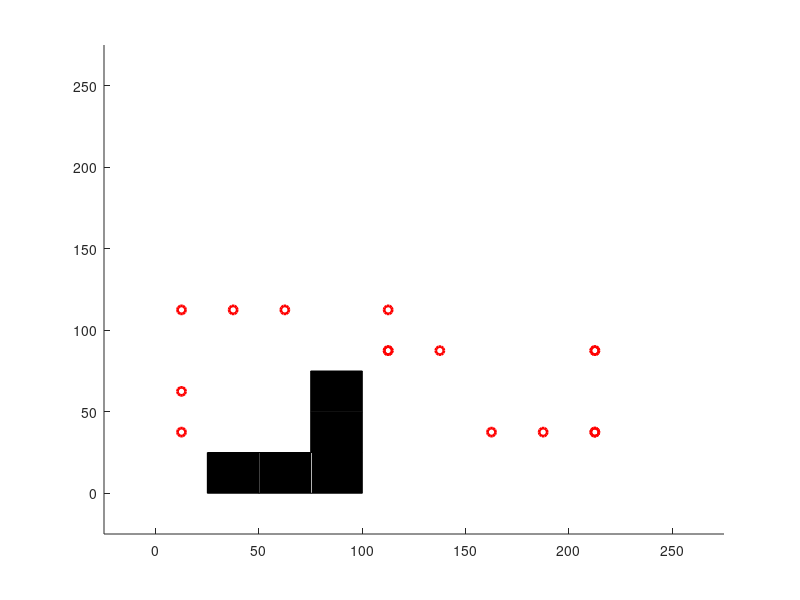

Here is the MATLAB script that generated this plot: (Note: this script raises an error after producing the figure.)
clf
cla
close all;
clc;

%% Variable Setup

addpath('C:\Users\IceFox\Desktop\ERMINE\MATLAB')
addpath('C:\Users\IceFox\Desktop\ERMINE\MATLAB\Robot_PC')
addpath('C:\Users\IceFox\Desktop\ERMINE\MATLAB\Robot_PC\Maps')

% Map Setup
grid_size = [6 10];
grid_w = 25;

sendTime = 0;
stopAwhile = false;
justTurnOneDir = false;
justTurnOneDirCount = 0;
tol_wp = 5;                    
tol_line_width = 12;

cvg_sample_side = [20 20];
fixed_offset = [96.5 -54.5];
starting_grid = [1 2];

% Algorithms
Algorithm = 'square_waypoint';
navigation_mode = 'Point04';

% Time Frame Setup
max_step = 20000;
interval_system_time = 2;
interval_normal_linear_command_send = 30;
interval_rotation_command_send = 15;

% Robot Dynamics Setup
tol_transform = pi/50;
Dy_angv_transform = pi/20;
tol_heading = pi/7;

update_rate_streaming = 1;                      
update_rate_streaming_single_value = 1; 
update_rate_sim = 0.2;

% Serial Communication Setup
Serial_port = 'COM3';
baudrate = 9600;


% Toggle 
is_xbee_on = false;
is_streaming_on = false;

is_calculate_coverage = false;
is_display_coverage_map = false;
is_display_wp = true;
is_display_wp_clearing = true;
is_display_route = true;
is_display_route_clearing = true;
is_display_grid_on = true;
is_print_coverage = false;
is_print_sent_commands = true;
is_print_route_deviation = false;
is_fixed_offset = false;
is_sim_normal_noise_on= true;
is_sim_large_noise_y_on = true;
is_sim_heading_correction = false;
is_streaming_collect_single_values = false;

% Data streaming setup
streaming_max_single_val = 1000;                 % unit: cm
streaming_max_shift_dis = 45;                       % unit: cm 
streaming_max_shift_dis_single_value = 30;    % unit: cm

max_pos_initialize = 10;

% Simulation Setup
sim_noise_normal = 12;                        %unit: cm
sim_noise_large_y_frequency = 0;
sim_noise_large_y = 50;

robot_weight = [1.5 1.5 1.5 1.5];
robot_Form = 2;

%% Variable initialization


heading = [0 0 pi pi];

time_pause = interval_system_time/100;

pos_uwb_offset = [12.5 37.5];
flex_offset = [0 0];
pos_uwb_raw =  zeros(2, max_step);
pos_uwb = zeros(2, max_step);

pos_center = zeros(4, 2, max_step);

%heading = zeros(4, max_step);

Grid_setup = zeros(grid_size(1),  grid_size(2));
Grid_current =  zeros(grid_size(1),  grid_size(2), max_step);
Grid_visited =  zeros(grid_size(1),  grid_size(2), max_step);
robot_Grid = [];

prev_char_command = 'S';
command_count_normal_linear = 0;
command_count_rotation = 0;

Dy_force = zeros(4, 2, max_step);
Dy_a = zeros(4, 2, max_step);
Dy_v = zeros(4, 2, max_step);

is_rotating = false;

Wp = [];

Circle_Wp = [];

Line_Linear_Route = [];

Line_Robot = [];
Line_Robot_area = [];
Line_Border = [];
loc_center = [0 0];

is_transforming = false;

RobotShapes = [0 0 0 0 ;              
                        0 0 pi pi;
                        0 0 0 -pi;
                        -pi 0 0 0;
                        -pi 0 0 -pi;
                        -pi/2 0 pi 0;
                        -pi/2 0 pi pi/2];
       
for idx = 1:3
    RobotShapes = [RobotShapes; RobotShapes + pi/2*idx];
end
                    
%                                    Robot Shapes
%   =====================================
%         s01     s02      s03     s04      s05        s06       s07
%   -----------------------------------------------------------------
%
%          4                  4 3       4
%          3       2 3       2         3       4 3        2 3 4     2 3
%          2       1 4       1       1 2         2 1        1           1 4
%          1                      
%
%         s08           s010         s11        s12       s13      s14
%   -----------------------------------------------------------------
%
%                        1 2 4        1              4         2            2
%       1 2 3 4            3         2 3 4      2 3      1 3         1 3
%                                                     1           4         4
%  

Char_command_array_linear = ['R', 'F', 'L', 'B'];
Char_command_array_linear_adjustment =  ['r', 'f', 'l', 'b'];
heading_command_compensate = 0;

char_command = '';
Cvg = [];
count_cvg_point = 0;
cvg_sample_w = grid_w*[grid_size(1)/cvg_sample_side(1) grid_size(2)/cvg_sample_side(2)];
grid_dhw = sqrt(2) / 2 * grid_w;

count_pos_initialize = 0;
is_pos_initialized = false;
pos_initial = [];
valid_angle = 0;
heading_angle = 0;
turncheck = false;
start_sending = false;

if (is_xbee_on)
    delete(instrfindall);
    arduino = serial(Serial_port,'BaudRate',baudrate);
    fopen(arduino);
    
    % TO CHANGE!
    writedata = char('2');
    fwrite(arduino,writedata,'char');
end

for idxx = 1:(cvg_sample_side(1)+1)
    for idxy = 1:(cvg_sample_side(2)+1)
        Cvg = [Cvg; cvg_sample_w(1)*(idxx-1) cvg_sample_w(2)*(idxy-1) 0];
    end
end

%% Waypoint Generation

if (strcmp(navigation_mode,'Line'))
    wp_current = 1;
    disp('Generating robot routes...')
    for idx = 1: grid_size(1)-2
        if (mod(idx, 4) == 1)
            if (idx == 1)
                Wp = [Wp; 0.5*grid_w  (idx+0.5)*grid_w 2 1];
            else
                Wp = [Wp; 0.5*grid_w  (idx+floor(idx/2)+0.5)*grid_w 2 0];
            end
        end
        if (mod(idx, 4) == 2)
            Wp = [Wp; (grid_size(2) - 1.5)*grid_w  (idx+floor(idx/2)-1.5)*grid_w 2 0];
        end
        if (mod(idx, 4) == 3)
            if (idx == 7)
                Wp = [Wp; (grid_size(2) - 1.5)*grid_w (idx+floor(idx/2)-0.5)*grid_w 2 0];
            else
                Wp = [Wp; (grid_size(2) - 1.5)*grid_w (idx+floor(idx/2)-0.5)*grid_w 1 0];
            end
        end
        if (mod(idx, 4) == 0)
            if (idx == 8)
                Wp = [Wp; 0.5*grid_w  (idx+floor(idx/2)-2.5)*grid_w 2 0];
            else
                 Wp = [Wp; 0.5*grid_w  (idx+floor(idx/2)-2.5)*grid_w 1 0];
            end
        end
    end
elseif (strcmp(navigation_mode,'Point'))
    disp('Generating waypoints...')
    wp_current = 1;
    for idx = 1: grid_size(1)-2
         if (mod(idx, 4) == 1)
            if (idx == 1)
                Wp = [Wp; 0.5*grid_w  (idx+0.5)*grid_w 2 1];
                Wp = [Wp; (0.5+(grid_size(2)-2)*1/4.0)*grid_w  (idx+0.5)*grid_w 2 0];
                Wp = [Wp; (0.5+(grid_size(2)-2)*2/4.0)*grid_w  (idx+0.5)*grid_w 2 0];
                Wp = [Wp; (0.5+(grid_size(2)-2)*3/4.0)*grid_w  (idx+0.5)*grid_w 2 0];
            else
                Wp = [Wp; 0.5*grid_w  (idx+floor(idx/2)+0.5)*grid_w 2 0];
     
                Wp = [Wp; (0.5+(grid_size(2)-2)*1/4.0)*grid_w  (idx+2.5)*grid_w 2 0];
                Wp = [Wp; (0.5+(grid_size(2)-2)*2/4.0)*grid_w  (idx+2.5)*grid_w 2 0];
                Wp = [Wp; (0.5+(grid_size(2)-2)*3/4.0)*grid_w  (idx+2.5)*grid_w 2 0];
            end
        end
        if (mod(idx, 4) == 2)
            Wp = [Wp; (grid_size(2) - 1.5)*grid_w  (idx+floor(idx/2)-1.5)*grid_w 2 0];
        end
        if (mod(idx, 4) == 3)
            if (idx == 7)
                
                Wp = [Wp; (grid_size(2) - 1.5)*grid_w (idx+floor(idx/2)-0.5)*grid_w 2 0];
                Wp = [Wp; (grid_size(2) - 1.5 - (grid_size(2)-2)*1/4.0)*grid_w (idx+floor(idx/2)-0.5)*grid_w 2 0];
                Wp = [Wp; (grid_size(2) - 1.5 - (grid_size(2)-2)*2/4.0)*grid_w (idx+floor(idx/2)-0.5)*grid_w 2 0];
                Wp = [Wp; (grid_size(2) - 1.5 - (grid_size(2)-2)*3/4.0)*grid_w (idx+floor(idx/2)-0.5)*grid_w 2 0];
            else
                Wp = [Wp; (grid_size(2) - 1.5)*grid_w (idx+floor(idx/2)-0.5)*grid_w 1 0];
                Wp = [Wp; (grid_size(2) - 1.5 - (grid_size(2)-2)*1/4.0)*grid_w (idx+floor(idx/2)-0.5)*grid_w 1 0];
                Wp = [Wp; (grid_size(2) - 1.5 - (grid_size(2)-2)*2/4.0)*grid_w (idx+floor(idx/2)-0.5)*grid_w 1 0];
                Wp = [Wp; (grid_size(2) - 1.5 - (grid_size(2)-2)*3/4.0)*grid_w (idx+floor(idx/2)-0.5)*grid_w 1 0];
            end
        end
        if (mod(idx, 4) == 0)
            if (idx == 8)
                Wp = [Wp; 0.5*grid_w  (idx+floor(idx/2)-2.5)*grid_w 2 0];
            else
                 Wp = [Wp; 0.5*grid_w  (idx+floor(idx/2)-2.5)*grid_w 1 0];
            end
        end
    end
elseif (strcmp(navigation_mode,'Point02'))
    disp('Generating waypoints...')
    wp_current = 1;
    for idx = 1: grid_size(1)-2
         if (mod(idx, 4) == 1)
            if (idx == 1)
                Wp = [Wp; 0.5*grid_w  (idx+0.5)*grid_w 2 1];
                Wp = [Wp; (0.5+(grid_size(2)-2)*1/4.0)*grid_w  (idx+0.5)*grid_w 2 0];
                Wp = [Wp; (0.5+(grid_size(2)-2)*2/4.0)*grid_w  (idx+0.5)*grid_w 2 0];
                Wp = [Wp; (0.5+(grid_size(2)-2)*3/4.0)*grid_w  (idx+0.5)*grid_w 2 0];
            else
                Wp = [Wp; 0.5*grid_w  (idx+floor(idx/2)+0.5)*grid_w 2 0];
     
                Wp = [Wp; (0.5+(grid_size(2)-2)*1/4.0)*grid_w  (idx+2.5)*grid_w 2 0];
                Wp = [Wp; (0.5+(grid_size(2)-2)*2/4.0)*grid_w  (idx+2.5)*grid_w 2 0];
                Wp = [Wp; (0.5+(grid_size(2)-2)*3/4.0)*grid_w  (idx+2.5)*grid_w 2 0];
            end
        end
        if (mod(idx, 4) == 2)
            Wp = [Wp; (grid_size(2) - 1.5)*grid_w  (idx+floor(idx/2)-1.5)*grid_w 2 0];
        end
        if (mod(idx, 4) == 3)
            if (idx == 7)
                
                Wp = [Wp; (grid_size(2) - 1.5)*grid_w (idx+floor(idx/2)-0.5)*grid_w 2 0];
                Wp = [Wp; (grid_size(2) - 1.5 - (grid_size(2)-2)*1/4.0)*grid_w (idx+floor(idx/2)-0.5)*grid_w 2 0];
                Wp = [Wp; (grid_size(2) - 1.5 - (grid_size(2)-2)*2/4.0)*grid_w (idx+floor(idx/2)-0.5)*grid_w 2 0];
                Wp = [Wp; (grid_size(2) - 1.5 - (grid_size(2)-2)*3/4.0)*grid_w (idx+floor(idx/2)-0.5)*grid_w 2 0];
            else
                Wp = [Wp; (grid_size(2) - 1.5)*grid_w (idx+floor(idx/2)-0.5)*grid_w 1 0];
                Wp = [Wp; (grid_size(2) - 1.5 - (grid_size(2)-2)*1/4.0)*grid_w (idx+floor(idx/2)-0.5)*grid_w 1 0];
                Wp = [Wp; (grid_size(2) - 1.5 - (grid_size(2)-2)*2/4.0)*grid_w (idx+floor(idx/2)-0.5)*grid_w 1 0];
                Wp = [Wp; (grid_size(2) - 1.5 - (grid_size(2)-2)*3/4.0)*grid_w (idx+floor(idx/2)-0.5)*grid_w 1 0];
            end
        end
        if (mod(idx, 4) == 0)
            if (idx == 8)
                Wp = [Wp; 0.5*grid_w  (idx+floor(idx/2)-2.5)*grid_w 2 0];
            else
                 Wp = [Wp; 0.5*grid_w  (idx+floor(idx/2)-2.5)*grid_w 1 0];
            end
        end
    end
 elseif (strcmp(navigation_mode,'Point03'))
    disp('Generating waypoints...')
    wp_current = 1;
    for idx = 1: grid_size(1)-2
        
            if (idx == 1)
                Wp = [Wp; 0.5*grid_w  1.5*grid_w 2 1];
                Wp = [Wp; 2.5*grid_w  1.5*grid_w 2 0];
                Wp = [Wp; 4.5*grid_w  1.5*grid_w 2 0];
                Wp = [Wp; 6.5*grid_w  1.5*grid_w 2 0];
                Wp = [Wp; 8.5*grid_w  1.5*grid_w 2 0];
            elseif (idx == 2)
                Wp = [Wp; 8.5*grid_w  3.5*grid_w 1 0];
            elseif (idx == 3)
                Wp = [Wp; 8.5*grid_w  3.5*grid_w 1 0];
                Wp = [Wp; 7.5*grid_w  3.5*grid_w 1 0];
                Wp = [Wp; 6.5*grid_w  3.5*grid_w 3 0];
                Wp = [Wp; 4.5*grid_w  3.5*grid_w 3 0];
            elseif (idx == 4)   
                Wp = [Wp; 2.5*grid_w  3.5*grid_w 3 0];  
                Wp = [Wp; 0.5*grid_w  3.5*grid_w 3 0];  
            elseif (idx == 5)
                Wp = [Wp; 0.5*grid_w  3.5*grid_w 3 0];
                Wp = [Wp; 2.5*grid_w  3.5*grid_w 3 0];
                Wp = [Wp; 4.5*grid_w  3.5*grid_w 3 0];
                Wp = [Wp; 4.5*grid_w  3.5*grid_w 2 0];
                Wp = [Wp; 4.5*grid_w  7.5*grid_w 2 0];
                Wp = [Wp; 2.5*grid_w  7.5*grid_w 2 0];
                Wp = [Wp; 0.5*grid_w  7.5*grid_w 2 0];
                Wp = [Wp; 2.5*grid_w  7.5*grid_w 2 0];
                Wp = [Wp; 4.5*grid_w  7.5*grid_w 2 0];
                Wp = [Wp; 6.5*grid_w  7.5*grid_w 2 0];
                Wp = [Wp; 8.5*grid_w  7.5*grid_w 2 0];
            end
    end
elseif (strcmp(navigation_mode,'Point04'))
    disp('Generating waypoints...')
    wp_current = 1;
    starting_grid = [5 6];
    pos_uwb_offset = [25*4+12.5 25+12.5];
                
        Wp = [Wp; 4.5*grid_w  1.5*grid_w 2 1];
        Wp = [Wp; 6.5*grid_w  1.5*grid_w 2 0];
        Wp = [Wp; 8.5*grid_w  1.5*grid_w 2 0];
        Wp = [Wp; 7.5*grid_w  1.5*grid_w 1 0];
        Wp = [Wp; 8.5*grid_w  1.5*grid_w 1 0];
        Wp = [Wp; 8.5*grid_w  3.5*grid_w 1 0];
        Wp = [Wp; 8.5*grid_w  3.5*grid_w 1 0];
        Wp = [Wp; 5.5*grid_w  3.5*grid_w 1 0];
        Wp = [Wp; 4.5*grid_w  3.5*grid_w 1 0];  
        Wp = [Wp; 4.5*grid_w  3.5*grid_w 3 0];  
        Wp = [Wp; 4.5*grid_w  4.5*grid_w 3 0];
        Wp = [Wp; 2.5*grid_w  4.5*grid_w 3 0];
        Wp = [Wp; 1.5*grid_w  4.5*grid_w 3 0];
        Wp = [Wp; 0.5*grid_w  4.5*grid_w 3 0];
        Wp = [Wp; 0.5*grid_w  2.5*grid_w 11 0];
        Wp = [Wp; 0.5*grid_w  1.5*grid_w 11 0];
        
        
    Map_obs = [0 0; 2 1; 3 1; 4 1; 4 2; 4 3];
else
    disp('Navigation method is invalid.')
    disp('Terminating Matlab script...')
    return
end

%% DRAW MAP
figure(1)
axis([-grid_w grid_w*(grid_size(2)+1) -grid_w grid_w*(10+1)])
hold on

 % Draw Waypoints
if (is_display_wp)
    for idx = 1: size(Wp,1)
        Circle_Wp(idx) = plot(Wp(idx, 1), Wp(idx, 2),'Color', 'r', 'LineWidth', 2, 'Marker', 'o');
    end
end
txt_endLine_2 = [0 0];
txt_endLine_2_last = [0 0];

txt_endLine_1 = [0 0];
txt_endLine_1_last = [0 0];

pos_uwb_1 = [0; 0];

        for idxobs = 2:size(Map_obs,1)
                Obstacles = rectangle('Position', [grid_w*(Map_obs(idxobs, :) - [1 1]), grid_w grid_w], ...
                                                'FaceColor', [0 0 0]);
        end
%% Square Waypoint  (SW)
tic
if ( strcmp( Algorithm, 'square_waypoint'))
    
    % Algorithm Setup
    occup_start = [2 1; 1 1; 1 2; 2 2];
    
    for idx = 1: 4
        Grid_current( occup_start( idx, 1), occup_start( idx, 2), 1) = idx ;
        Grid_visited( occup_start( idx, 1), occup_start( idx, 2), 1) = 1;
    end 
    pos_uwb_raw(:, 1) = pos_uwb_offset;
    pos_uwb(:, 1) = pos_uwb_raw(:, 1);

    % Algorithm Main Loop
    for step = 1:max_step
        
        % Pause function
        pause(time_pause);
           
        % streaming input
        if (is_streaming_on)
           
            fid = fopen('C:\Marvelmind\dashboard\logs\TestLog.txt','rt');
            txt_Streaming = textscan(fid, '%f %f %f %f %f %f %f %f %f %f %f %f %f %f %f', 'delimiter', ',','collectoutput',true...
                  , 'HeaderLines', 3);
            txt_Streaming=txt_Streaming{1};
            fclose(fid);
            txt_rows=size(txt_Streaming,1);
            if  (txt_Streaming(end, 4) == 13)
                txt_endLine_2 = txt_Streaming(end, 5:6);
            end
            if (txt_Streaming(end, 4) == 2)
                txt_endLine_1 = txt_Streaming(end, 5:6);
            end
            
            if (is_fixed_offset) 
                txt_endLine_2 = txt_endLine_2*100 + fixed_offset;
                txt_endLine_1 = txt_endLine_1*100 + fixed_offset;
            else
                txt_endLine_2 = txt_endLine_2*100 + flex_offset;
                txt_endLine_1 = txt_endLine_1*100 + flex_offset;
            end
            valid_angle = 0;
            % Initialize starting position
            if (~is_pos_initialized && (txt_endLine_2(1) ~= 0 &&  ~isnan(txt_endLine_2(1))  &&  txt_endLine_2(2) ~= 0 &&  ~isnan(txt_endLine_2(2))))
                if (txt_endLine_2(1) < streaming_max_single_val && txt_endLine_2(2) < streaming_max_single_val)
                    count_pos_initialize = count_pos_initialize + 1;
                    pos_initial = [pos_initial; txt_endLine_2];
                    if count_pos_initialize >= max_pos_initialize
                        txt_endLine_2_last = mean(pos_initial);
                        is_pos_initialized = true;
                        disp(['Position initialized at x:',  num2str(txt_endLine_2_last(1)), '; y:', num2str(txt_endLine_2_last(2))]);
                        flex_offset = (starting_grid - [0.5 0.5])* grid_w - txt_endLine_2_last;
                        %pos_uwb_offset = txt_endLine_last - starting_grid * grid_w;
                        txt_endLine_2_last = starting_grid * grid_w;
                        txt_endLine_1_last = txt_endLine_2_last - [0 0.25];
                    end
                    pos_uwb(:, step+1) = pos_uwb(:, step);
                end
            elseif  (is_pos_initialized)
                % Streaming with Dashboard data
                if (~is_streaming_collect_single_values && txt_endLine_1(1) ~= 0 &&  ~isnan(txt_endLine_1(1))  &&  txt_endLine_1(2) ~= 0 &&  ~isnan(txt_endLine_1(2)) )
                    if (norm(txt_endLine_1))< 300
                     txt_endLine_1_last = txt_endLine_1;
                     pos_uwb_1 = (1 - update_rate_streaming) * pos_uwb_1 + update_rate_streaming * txt_endLine_1_last.' ;
                    end
                end
                if (~is_streaming_collect_single_values && txt_endLine_2(1) ~= 0 &&  ~isnan(txt_endLine_2(1))  &&  txt_endLine_2(2) ~= 0 &&  ~isnan(txt_endLine_2(2)) )
                    if (txt_endLine_2_last(1) ~= txt_endLine_2(1) || txt_endLine_2_last(2) ~= txt_endLine_2(2)) 
                        if norm(txt_endLine_2_last - txt_endLine_2) < streaming_max_shift_dis
                            line([txt_endLine_2_last(1) txt_endLine_2(1)], [txt_endLine_2_last(2) txt_endLine_2(2)]);
                            txt_endLine_2_last = txt_endLine_2;
                            pos_uwb(:, step+1) = (1 - update_rate_streaming) * pos_uwb(:, step) + update_rate_streaming * txt_endLine_2_last.' ;
                        else
                            pos_uwb(:, step+1) = pos_uwb(:, step);
                        end
                    else
                        pos_uwb(:, step+1) = pos_uwb(:, step);
                    end
                % Single value allowed for data streaming at higher frequency
                
                else
                    pos_uwb(:, step+1) = pos_uwb(:, step);
                end
            else
                pos_uwb(:, step+1) = pos_uwb(:, step);
            end
        end
        
        % Grid Location
        robot_Grid = [floor(pos_uwb(1, step)/grid_w) floor(pos_uwb(2, step)/grid_w)];
        
        % Waypoint clearing
        if(norm(pos_uwb(:, step).' - Wp(wp_current, 1:2)) < tol_wp )
            if (is_display_wp && is_display_wp_clearing)
                delete(Circle_Wp(wp_current));
            end
            wp_current = wp_current + 1;
            % Break condition
            if wp_current > size(Wp,1)
                break;
            end
            heading_command_compensate = floor((Wp(wp_current, 3)-1)/7);
        end
        
        % Transformation
        is_require_transform = false;
        for rbtidx = 1:4
            if abs(heading(rbtidx) - RobotShapes(Wp(wp_current, 3),rbtidx)) > tol_transform
                is_require_transform = true;
            end
        end
        
        if (robot_Form ~= Wp(wp_current, 3) && is_require_transform)
            if (command_count_rotation >= interval_rotation_command_send)
                is_transforming = true;
                turncheck = true;
                if (is_xbee_on)
                    writedata = char(num2str(Wp(wp_current, 3)));
                    fwrite(arduino,writedata,'char');
                    fwrite(arduino,writedata,'char');
                end
                prev_char_command = char(num2str(Wp(wp_current, 3)));
                if (is_print_sent_commands) 
                    disp(['Time:', num2str(round(toc,2)), 's; Command Sent: ''' , num2str(Wp(wp_current, 3)), ''''])
                end
                if (robot_Form == 2 && Wp(wp_current, 3) == 1)
                    justTurnOneDir = true;
                end
                command_count_rotation = 0;
                sendTime = toc;
            else
                command_count_rotation = command_count_rotation + 1;
            end
        else
            robot_Form = Wp(wp_current, 3);
            is_transforming = false;
        end
            
        % Robot Motion
        if (~is_pos_initialized && is_streaming_on)
            pos_uwb(:, step+1) = pos_uwb(:, step);
        elseif (is_transforming)
            heading = robotTransformation(Wp(wp_current, 3), heading, RobotShapes, tol_transform, Dy_angv_transform);
            pos_uwb(:, step+1) = pos_uwb(:, step);
        elseif (heading(2) > tol_heading && is_sim_heading_correction ) 
            [Dy_v(:, :, step), heading] = robotMovement('l', heading, 0);
            pos_uwb(:, step+1) = pos_uwb(:, step);
        elseif (heading(2) < - tol_heading && is_sim_heading_correction) 
            [Dy_v(:, :, step), heading]  = robotMovement('r', heading, 0);
            pos_uwb(:, step+1) = pos_uwb(:, step);
        else
            % Waypoint navigation
            if (strcmp(navigation_mode,'Point') || strcmp(navigation_mode,'Point02') || strcmp(navigation_mode,'Point03')|| strcmp(navigation_mode,'Point04') || strcmp(navigation_mode,'Point05'))

                %if (valid_angle == 2)
                   if (~isnan(heading_angle))
                       heading_angle = 0.2 * heading_angle + 0.8 *atan((pos_uwb(1, step+1)-pos_uwb_1(1))/(pos_uwb(2, step+1)-pos_uwb_1(2)))*180/pi;
                   else
                       heading_angle = atan((pos_uwb(1, step+1)-pos_uwb_1(1))/(pos_uwb(2, step+1)-pos_uwb_1(2)))*180/pi;
                   end
                %end
                %disp(['a1:', num2str(pos_uwb(1, step+1)), ' a2', num2str(pos_uwb(2, step+1)), ' b1:', num2str(pos_uwb_1(1)), ' b2:', num2str(pos_uwb_1(2))]);
                %disp(['HA:', num2str(heading_angle)]);
                %if(~start_sending)
                %   disp(['HA:', num2str(heading_angle)]);
                %end
                
                if ( ~start_sending  && heading_angle < 24 &&  heading_angle > -24)
                    start_sending = true;
                end
                
                if ( turncheck &&  heading_angle < 16 &&  heading_angle > -8)
                    turncheck = false;
                end

                if (justTurnOneDir)
                    if (heading_angle < 15 &&  heading_angle > -15)
                        char_command = 'S';
                        if (justTurnOneDirCount >= 3)
                            justTurnOneDirCount = 0;
                            justTurnOneDir = false;
                        else
                        justTurnOneDirCount = justTurnOneDirCount+1; 
                        end
                    else
                        char_command = 'P';
                    end
                elseif( stopAwhile && heading_angle < 16 &&  heading_angle > -15)
                    char_command = 'S';
                    stopAwhile = false;
                elseif ( heading_angle > 16)
                    char_command = 'P';
                    stopAwhile = true;
                elseif ( heading_angle < -15)
                    char_command = 'O';
                    stopAwhile = true;
                elseif( ~turncheck && ~stopAwhile && heading_angle < 16 &&  heading_angle > -15)
                    if norm(pos_uwb(:, step).' - Wp(wp_current, 1:2)) < tol_wp + 0
                        if abs(Wp(wp_current, 1) - pos_uwb(1,step)) > abs(Wp(wp_current, 2) - pos_uwb(2,step)) 
                            if Wp(wp_current, 1) - pos_uwb(1,step) > 0
                                char_command = Char_command_array_linear_adjustment(1+mod(heading_command_compensate,4));  
                            else
                                char_command = Char_command_array_linear_adjustment(1+mod(heading_command_compensate+2,4));
                            end
                        else
                            if Wp(wp_current, 2) - pos_uwb(2,step) > 0
                                char_command = Char_command_array_linear_adjustment(1+mod(heading_command_compensate+1,4));
                            else
                                char_command = Char_command_array_linear_adjustment(1+mod(heading_command_compensate+3,4));
                            end
                        end
                   elseif abs(Wp(wp_current, 1) - pos_uwb(1,step)) > abs(Wp(wp_current, 2) - pos_uwb(2,step)) 
                        if Wp(wp_current, 1) - pos_uwb(1,step) > 0
                            char_command = Char_command_array_linear(1+mod(heading_command_compensate,4));  
                        else
                            char_command = Char_command_array_linear(1+mod(heading_command_compensate+2,4));
                        end
                    else
                        if Wp(wp_current, 2) - pos_uwb(2,step) > 0
                            char_command = Char_command_array_linear(1+mod(heading_command_compensate+1,4));
                        else
                            char_command = Char_command_array_linear(1+mod(heading_command_compensate+3,4));
                        end
                    end
                end
                if (~is_streaming_on)
                     if norm(pos_uwb(:, step).' - Wp(wp_current, 1:2)) < tol_wp + 0
                        if abs(Wp(wp_current, 1) - pos_uwb(1,step)) > abs(Wp(wp_current, 2) - pos_uwb(2,step)) 
                            if Wp(wp_current, 1) - pos_uwb(1,step) > 0
                                char_command = Char_command_array_linear_adjustment(1+mod(heading_command_compensate,4));  
                            else
                                char_command = Char_command_array_linear_adjustment(1+mod(heading_command_compensate+2,4));
                            end
                        else
                            if Wp(wp_current, 2) - pos_uwb(2,step) > 0
                                char_command = Char_command_array_linear_adjustment(1+mod(heading_command_compensate+1,4));
                            else
                                char_command = Char_command_array_linear_adjustment(1+mod(heading_command_compensate+3,4));
                            end
                        end
                   elseif abs(Wp(wp_current, 1) - pos_uwb(1,step)) > abs(Wp(wp_current, 2) - pos_uwb(2,step)) 
                        if Wp(wp_current, 1) - pos_uwb(1,step) > 0
                            char_command = Char_command_array_linear(1+mod(heading_command_compensate,4));  
                        else
                            char_command = Char_command_array_linear(1+mod(heading_command_compensate+2,4));
                        end
                    else
                        if Wp(wp_current, 2) - pos_uwb(2,step) > 0
                            char_command = Char_command_array_linear(1+mod(heading_command_compensate+1,4));
                        else
                            char_command = Char_command_array_linear(1+mod(heading_command_compensate+3,4));
                        end
                    end
                end
            % Line navigation
            elseif (strcmp(navigation_mode,'Line'))
                if (Wp(wp_current, 4) == 1)
                    if abs(Wp(wp_current, 1) - pos_uwb(1,step)) > abs(Wp(wp_current, 2) - pos_uwb(2,step)) 
                        if Wp(wp_current, 1) - pos_uwb(1,step) > 0
                            char_command = Char_command_array_linear(1+mod(heading_command_compensate,4));  
                        else
                            char_command = Char_command_array_linear(1+mod(heading_command_compensate+2,4));
                        end
                    else
                        if Wp(wp_current, 2) - pos_uwb(2,step) > 0
                            char_command = Char_command_array_linear(1+mod(heading_command_compensate+1,4));
                        else
                            char_command = Char_command_array_linear(1+mod(heading_command_compensate+3,4));
                        end
                    end
                else
                    route_deviation = Dis_point_line([pos_uwb(: , step).' 0], [Wp(wp_current, 1:2) 0], [Wp(wp_current-1, 1:2) 0]) - tol_line_width;
                    if  (route_deviation < 0)
                        if abs(Wp(wp_current, 1) - pos_uwb(1,step)) > abs(Wp(wp_current, 2) - pos_uwb(2,step)) 
                            if Wp(wp_current, 1) - pos_uwb(1,step) > 0
                                char_command = Char_command_array_linear(1+mod(heading_command_compensate,4));  
                            else
                                char_command = Char_command_array_linear(1+mod(heading_command_compensate+2,4));
                            end
                        else
                            if Wp(wp_current, 2) - pos_uwb(2,step) > 0
                                char_command = Char_command_array_linear(1+mod(heading_command_compensate+1,4));
                            else
                                char_command = Char_command_array_linear(1+mod(heading_command_compensate+3,4));
                            end
                        end
                    else
                        if (is_print_route_deviation)
                            disp(['Time:', num2str(round(toc,2)), 's; Grid: (', num2str(robot_Grid(1)), ',' num2str(robot_Grid(2)), ...
                                    '); Track deviation: ', num2str(round(route_deviation,2)), 'cm.' ]);
                        end
                        
                        closest_point_to_track = closestPoint(pos_uwb(:,step).', Wp(wp_current-1, 1:2), Wp(wp_current, 1:2));

                        if abs(closest_point_to_track(1) - pos_uwb(1,step)) > abs(closest_point_to_track(2) - pos_uwb(2,step)) 
                            if closest_point_to_track(1) - pos_uwb(1,step) > 0
                                char_command = Char_command_array_linear_adjustment(1+mod(heading_command_compensate,4));  
                            else
                                char_command = Char_command_array_linear_adjustment(1+mod(heading_command_compensate+2,4));
                            end
                        else
                            if closest_point_to_track(2) - pos_uwb(2,step) > 0
                                char_command = Char_command_array_linear_adjustment(1+mod(heading_command_compensate+1,4));
                            else
                                char_command = Char_command_array_linear_adjustment(1+mod(heading_command_compensate+3,4));
                            end
                        end
                    end
                end
            end
            
            % Movement for simulations
            if (~is_streaming_on && ~is_transforming)
                [Dy_v(:, :, step), heading]  = robotMovement(char_command, heading, 2);
                sim_noise = 0;
                if (is_sim_normal_noise_on)
                    sim_noise = sim_noise + rand(2,1) * sim_noise_normal - sim_noise_normal/2.0;
                end
                if (is_sim_large_noise_y_on && rand < sim_noise_large_y_frequency) 
                    sim_noise = sim_noise + [0.5; rand] * sim_noise_large_y - sim_noise_large_y/2.0;
                end
                pos_uwb(:, step+1) = Dy_v(2, :, step).' * interval_system_time+ ...
                                                    update_rate_sim* (pos_uwb(:, step) + sim_noise)...
                                                   + (1 - update_rate_sim)* pos_uwb(:, step);
            end
        end
        
        % Xbee Communication
        if (~is_transforming && ~strcmp(char_command,char(prev_char_command)) ...
                 ||(command_count_normal_linear >= interval_normal_linear_command_send)  )
            if (is_xbee_on && start_sending)
                writedata = char(char_command);
                fwrite(arduino,writedata,'char');
            end
            prev_char_command = char_command;
            if (is_print_sent_commands && start_sending) 
                disp(['Time:', num2str(round(toc,2)), 's; Command Sent: ''' , char_command, ''''])
            end
            command_count_normal_linear = 0;
        else
            command_count_normal_linear = command_count_normal_linear + 1;
        end
        
        
        % calibrate pos here
        pos_x = pos_uwb(1,step);
        pos_nx = pos_uwb(1, step+1);
        pos_y = pos_uwb(2,step);
        pos_ny = pos_uwb(2, step+1);
        
        
        % remove previous robot line plot
        if (~isempty(Line_Robot))
            delete(Line_Robot)
            delete(Line_Linear_Route)
        end
        Line_Robot = [];
        Line_Border = [];
        Line_Linear_Route = [];
        
        % Draw Robot
        pos_center(2,:, step) = [pos_x pos_y];
        pos_center(1,:, step) =  pos_center(2,:,step) + grid_dhw* ...
                                   [sin(pi/4 - heading(2))-cos(pi/4 - heading(1)) ...
                                    -cos(pi/4 - heading(2))-sin(pi/4 - heading(1))];
        pos_center(3,:, step) =  pos_center(2,:,step) + grid_dhw* ...
                                   [cos(pi/4 - heading(2))+sin(heading(3) - pi/4) ...
                                    sin(pi/4 - heading(2))+cos(heading(3) - pi/4)];
        pos_center(4,:, step) =  pos_center(3,:,step) + grid_dhw* ...
                                   [sin(-pi/4 + heading(3))+sin(pi/4 + heading(4)) ...
                                    cos(-pi/4 + heading(3))+cos(pi/4 + heading(4))]; 
        
        pos_center(2,:, step+1) = [pos_nx pos_ny];
        pos_center(1,:, step+1) =  pos_center(2,:, step+1) + grid_dhw* ...
                                   [sin(pi/4 - heading(2))-cos(pi/4 - heading(1)) ...
                                    -cos(pi/4 - heading(2))-sin(pi/4 - heading(1))];
        pos_center(3,:, step+1) =  pos_center(2,:, step+1) + grid_dhw* ...
                                   [cos(pi/4 - heading(2))+sin(heading(3) - pi/4) ...
                                    sin(pi/4 - heading(2))+cos(heading(3) - pi/4)];
        pos_center(4,:, step+1) =  pos_center(3,:,step+1)  + grid_dhw* ...
                                   [sin(-pi/4 + heading(3))+sin(pi/4 + heading(4)) ...
                                    cos(-pi/4 + heading(3))+cos(pi/4 + heading(4))]; 
        

        % plot robot BG
        if (is_display_coverage_map == true)
            for robidx = 1:4
            Line_Robot(robidx,1) = line([pos_center(robidx, 1, step)+grid_dhw*cos(pi/4 - heading(robidx)) ...
                                                     pos_center(robidx, 1, step)+grid_dhw*sin(pi/4 - heading(robidx))], ...
                                                    [pos_center(robidx, 2, step)+grid_dhw*sin(pi/4 -  heading(robidx)) ...
                                                     pos_center(robidx, 2, step)+grid_dhw*-cos(pi/4 -  heading(robidx))], 'Color', 'yellow', 'LineWidth', 2);
            Line_Robot(robidx,2) = line([pos_center(robidx, 1, step)+grid_dhw*cos(pi/4 -  heading(robidx))... 
                                                     pos_center(robidx, 1, step)+grid_dhw*-sin(pi/4 -  heading(robidx))], ...
                                                    [ pos_center(robidx, 2, step)+grid_dhw*sin(pi/4 -  heading(robidx))...
                                                      pos_center(robidx, 2, step)+grid_dhw*cos(pi/4 -  heading(robidx))], 'Color', 'yellow', 'LineWidth', 2);
            Line_Robot(robidx,3) = line([pos_center(robidx, 1, step)+grid_dhw*-cos(pi/4 -  heading(robidx)) ...
                                                     pos_center(robidx, 1, step)+grid_dhw*-sin(pi/4 -  heading(robidx))], ...
                                                    [ pos_center(robidx, 2, step)+grid_dhw*-sin(pi/4 -  heading(robidx)) ...
                                                      pos_center(robidx, 2, step)+grid_dhw*cos(pi/4 -  heading(robidx))], 'Color', 'yellow', 'LineWidth', 2);
            Line_Robot(robidx,4) = line([pos_center(robidx, 1, step)+grid_dhw*-cos(pi/4 -  heading(robidx)) ...
                                                     pos_center(robidx, 1, step)+grid_dhw*sin(pi/4 -  heading(robidx))], ...
                                                    [ pos_center(robidx, 2, step)+grid_dhw*-sin(pi/4 -  heading(robidx))...
                                                      pos_center(robidx, 2, step)+grid_dhw*-cos(pi/4 -  heading(robidx))], 'Color', 'yellow', 'LineWidth', 2);
             end
        end
        
        
        % Draw Outer Border
        Line_Border(1) = line([0 0], [0 grid_w*grid_size(1)], 'Color', 'black', 'LineWidth', 2);
        Line_Border(2) =line([0 grid_w*grid_size(2)], [0 0], 'Color', 'black', 'LineWidth', 2);
        Line_Border(3) =line([grid_w*grid_size(2) 0], [grid_w*grid_size(1) grid_w*grid_size(1)], 'Color', 'black', 'LineWidth', 2);
        Line_Border(4) =line([grid_w*grid_size(2) grid_w*grid_size(2)], [grid_w*grid_size(1) 0], 'Color', 'black', 'LineWidth', 2);
        
        if (is_display_grid_on)
            for idxx = 1:(grid_size(2) + 1)
                line(grid_w*[(idxx-1) (idxx-1)], grid_w*[0 grid_size(1)], 'Color', 'black', 'LineWidth', 0.5);
            end
            for idxy = 1:(grid_size(1) + 1)
                line(grid_w*[0 grid_size(2)], grid_w*[(idxy-1) (idxy-1)], 'Color', 'black', 'LineWidth', 0.5);
            end
        end
        
        
        % Draw Robot Tracks
        % TODO: track rotation!
        if (strcmp(navigation_mode,'Line') && is_display_route)
            if (is_display_route_clearing)
                wpidx_begin = wp_current;
            else 
                wpidx_begin = 2;
            end
            for wpidx = wpidx_begin : size(Wp,1)
                if (Wp(wpidx, 4) ~= 1)
                    route_norm_vector = null(Wp(wpidx, 1:2) - Wp(wpidx-1, 1:2)).';
                    line_linear_route_v1 = Wp(wpidx-1, 1:2) - route_norm_vector()*tol_line_width;
                    line_linear_route_v2 = Wp(wpidx, 1:2) + route_norm_vector()*tol_line_width;
                    line_linear_route_x = [line_linear_route_v1(1) line_linear_route_v2(1) line_linear_route_v2(1) line_linear_route_v1(1) line_linear_route_v1(1)];
                    line_linear_route_y = [line_linear_route_v1(2) line_linear_route_v1(2) line_linear_route_v2(2) line_linear_route_v2(2) line_linear_route_v1(2)];
                    %{route_norm_vector = null(Wp(Wpidx, 1:2) - Wp(Wpidx, 1:2)).';
                    Line_Linear_Route = [ Line_Linear_Route, plot(line_linear_route_x, line_linear_route_y, 'b-')]; 
                end
            end
        end
        
        % Draw Robot Outline
        for robidx = 1:4
            %line([pos_center(robidx,1,step) pos_center(robidx,1,step+1)], [pos_center(robidx,2,step) pos_center(robidx,2,step+1)])  
            Line_Robot(robidx,1) = line([pos_center(robidx, 1, step)+grid_dhw*cos(pi/4 - heading(robidx)) ...
                                                     pos_center(robidx, 1, step)+grid_dhw*sin(pi/4 - heading(robidx))], ...
                                                    [pos_center(robidx, 2, step)+grid_dhw*sin(pi/4 -  heading(robidx)) ...
                                                     pos_center(robidx, 2, step)+grid_dhw*-cos(pi/4 -  heading(robidx))], 'Color', 'green', 'LineWidth', 2.5);
            Line_Robot(robidx,2) = line([pos_center(robidx, 1, step)+grid_dhw*cos(pi/4 -  heading(robidx))... 
                                                     pos_center(robidx, 1, step)+grid_dhw*-sin(pi/4 -  heading(robidx))], ...
                                                    [ pos_center(robidx, 2, step)+grid_dhw*sin(pi/4 -  heading(robidx))...
                                                      pos_center(robidx, 2, step)+grid_dhw*cos(pi/4 -  heading(robidx))], 'Color', 'green', 'LineWidth', 2.5);
            Line_Robot(robidx,3) = line([pos_center(robidx, 1, step)+grid_dhw*-cos(pi/4 -  heading(robidx)) ...
                                                     pos_center(robidx, 1, step)+grid_dhw*-sin(pi/4 -  heading(robidx))], ...
                                                    [ pos_center(robidx, 2, step)+grid_dhw*-sin(pi/4 -  heading(robidx)) ...
                                                      pos_center(robidx, 2, step)+grid_dhw*cos(pi/4 -  heading(robidx))], 'Color', 'green', 'LineWidth', 2.5);
            Line_Robot(robidx,4) = line([pos_center(robidx, 1, step)+grid_dhw*-cos(pi/4 -  heading(robidx)) ...
                                                     pos_center(robidx, 1, step)+grid_dhw*sin(pi/4 -  heading(robidx))], ...
                                                    [ pos_center(robidx, 2, step)+grid_dhw*-sin(pi/4 -  heading(robidx))...
                                                      pos_center(robidx, 2, step)+grid_dhw*-cos(pi/4 -  heading(robidx))], 'Color', 'green', 'LineWidth', 2.5);   
        end
        
        if(is_calculate_coverage)
            for cvg_idx = 1: numel(Cvg(:, 1))
                if (abs(pos_center(2, :, step)-Cvg(cvg_idx, 1:2)) < 2.5*sqrt(2)*grid_w)
                    for robidx = 1:4
                        if (Cvg(cvg_idx, 3) == 0)
                            tri1_x = [pos_center(robidx, 1, step)+grid_dhw*cos(pi/4 - heading(robidx)) ...
                                          pos_center(robidx, 1, step)+grid_dhw*sin(pi/4 - heading(robidx)) ...
                                          Cvg(cvg_idx, 1)];
                            tri1_y = [pos_center(robidx, 2, step)+grid_dhw*sin(pi/4 -  heading(robidx))  ...
                                          pos_center(robidx, 2, step)+grid_dhw*-cos(pi/4 -  heading(robidx)) ...
                                          Cvg(cvg_idx, 2)];
                            area1 = polyarea(tri1_x,tri1_y);
                            tri2_x = [pos_center(robidx, 1, step)+grid_dhw*cos(pi/4 -  heading(robidx)) ...
                                          pos_center(robidx, 1, step)+grid_dhw*-sin(pi/4 -  heading(robidx)) ...
                                          Cvg(cvg_idx, 1)];
                            tri2_y = [pos_center(robidx, 2, step)+grid_dhw*sin(pi/4 -  heading(robidx))  ...
                                          pos_center(robidx, 2, step)+grid_dhw*cos(pi/4 -  heading(robidx)) ...
                                          Cvg(cvg_idx, 2)];
                            area2 = polyarea(tri1_x,tri1_y);
                            tri3_x = [pos_center(robidx, 1, step)+grid_dhw*-cos(pi/4 -  heading(robidx)) ...
                                          pos_center(robidx, 1, step)+grid_dhw*-sin(pi/4 - heading(robidx)) ...
                                          Cvg(cvg_idx, 1)];
                            tri3_y = [pos_center(robidx, 2, step)+grid_dhw*-sin(pi/4 -  heading(robidx))  ...
                                          pos_center(robidx, 2, step)+grid_dhw*cos(pi/4 -  heading(robidx)) ...
                                          Cvg(cvg_idx, 2)];
                            area3 = polyarea(tri3_x,tri3_y);
                            tri4_x = [pos_center(robidx, 1, step)+grid_dhw*-cos(pi/4 -  heading(robidx)) ...
                                          pos_center(robidx, 1, step)+grid_dhw*sin(pi/4 -  heading(robidx)) ...
                                          Cvg(cvg_idx, 1)];
                            tri4_y = [pos_center(robidx, 2, step)+grid_dhw*-sin(pi/4 -  heading(robidx)) ...
                                          pos_center(robidx, 2, step)+grid_dhw*-cos(pi/4 -  heading(robidx)) ...
                                          Cvg(cvg_idx, 2)];
                            area4 =  polyarea(tri4_x,tri4_y);
                            if area1 + area2 + area3 + area4 <= grid_w* grid_w + 0.1
                                Cvg(cvg_idx,3) = 1;
                                count_cvg_point = count_cvg_point+1;
                            end
                        end
                    end
                end
            end
            if (is_print_coverage)
                disp(['Coverage: ',  num2str(count_cvg_point*100 / numel(Cvg(:, 1))), ' %']);
            end
        end
        % Draw Robot Center
        line([pos_x pos_nx], [pos_y pos_ny])
    end
end

if (is_xbee_on)
     writedata = char('S');
     fwrite(arduino,writedata,'char');
end

disp('===================');
disp('Robot Navigation Completed!');
toc
if (is_calculate_coverage)
    disp(['Final Map Coverage: ',  num2str(count_cvg_point*100 / numel(Cvg(:, 1))), ' %']);
end
